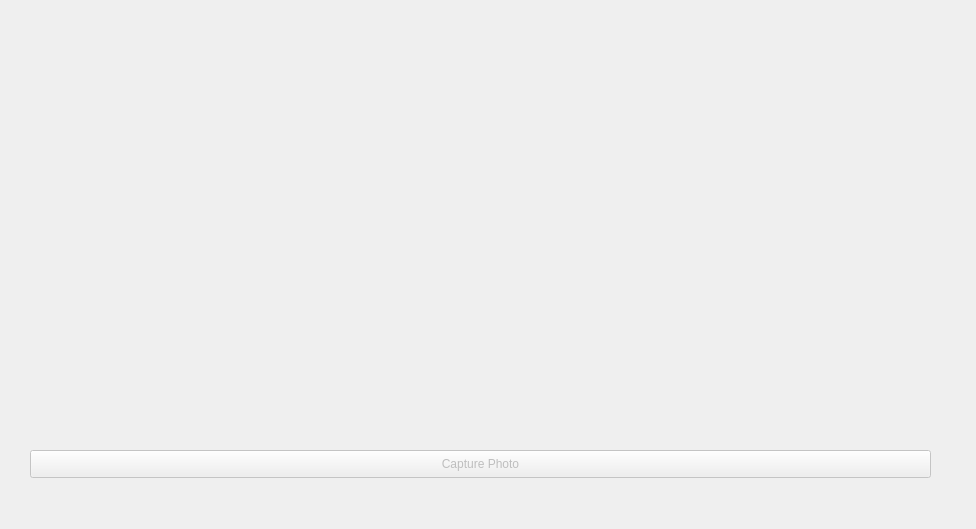
<?xml version="1.0" encoding="UTF-8"?>
<ui version="4.0">
 <class>camera</class>
 <widget class="QDialog" name="camera">
  <property name="geometry">
   <rect>
    <x>0</x>
    <y>0</y>
    <width>976</width>
    <height>529</height>
   </rect>
  </property>
  <property name="windowTitle">
   <string>Dialog</string>
  </property>
  <widget class="QPushButton" name="takeImageButton">
   <property name="enabled">
    <bool>false</bool>
   </property>
   <property name="geometry">
    <rect>
     <x>30</x>
     <y>450</y>
     <width>901</width>
     <height>28</height>
    </rect>
   </property>
   <property name="text">
    <string>Capture Photo</string>
   </property>
  </widget>
  <widget class="QStackedWidget" name="stackedWidget">
   <property name="geometry">
    <rect>
     <x>30</x>
     <y>40</y>
     <width>901</width>
     <height>401</height>
    </rect>
   </property>
   <property name="sizePolicy">
    <sizepolicy hsizetype="Preferred" vsizetype="Preferred">
     <horstretch>1</horstretch>
     <verstretch>0</verstretch>
    </sizepolicy>
   </property>
   <property name="palette">
    <palette>
     <active>
      <colorrole role="Base">
       <brush brushstyle="SolidPattern">
        <color alpha="255">
         <red>255</red>
         <green>255</green>
         <blue>255</blue>
        </color>
       </brush>
      </colorrole>
      <colorrole role="Window">
       <brush brushstyle="SolidPattern">
        <color alpha="255">
         <red>145</red>
         <green>145</green>
         <blue>145</blue>
        </color>
       </brush>
      </colorrole>
     </active>
     <inactive>
      <colorrole role="Base">
       <brush brushstyle="SolidPattern">
        <color alpha="255">
         <red>255</red>
         <green>255</green>
         <blue>255</blue>
        </color>
       </brush>
      </colorrole>
      <colorrole role="Window">
       <brush brushstyle="SolidPattern">
        <color alpha="255">
         <red>145</red>
         <green>145</green>
         <blue>145</blue>
        </color>
       </brush>
      </colorrole>
     </inactive>
     <disabled>
      <colorrole role="Base">
       <brush brushstyle="SolidPattern">
        <color alpha="255">
         <red>145</red>
         <green>145</green>
         <blue>145</blue>
        </color>
       </brush>
      </colorrole>
      <colorrole role="Window">
       <brush brushstyle="SolidPattern">
        <color alpha="255">
         <red>145</red>
         <green>145</green>
         <blue>145</blue>
        </color>
       </brush>
      </colorrole>
     </disabled>
    </palette>
   </property>
   <property name="currentIndex">
    <number>0</number>
   </property>
   <widget class="QWidget" name="viewfinderPage">
    <layout class="QGridLayout" name="gridLayout_5">
     <item row="0" column="0">
      <widget class="QCameraViewfinder" name="viewfinder" native="true"/>
     </item>
    </layout>
   </widget>
   <widget class="QWidget" name="previewPage">
    <layout class="QGridLayout" name="gridLayout_4">
     <item row="0" column="0">
      <widget class="QLabel" name="lastImagePreviewLabel">
       <property name="sizePolicy">
        <sizepolicy hsizetype="Preferred" vsizetype="MinimumExpanding">
         <horstretch>0</horstretch>
         <verstretch>0</verstretch>
        </sizepolicy>
       </property>
       <property name="frameShape">
        <enum>QFrame::Box</enum>
       </property>
       <property name="text">
        <string/>
       </property>
      </widget>
     </item>
    </layout>
   </widget>
  </widget>
 </widget>
 <customwidgets>
  <customwidget>
   <class>QCameraViewfinder</class>
   <extends>QWidget</extends>
   <header>qcameraviewfinder.h</header>
   <container>1</container>
  </customwidget>
 </customwidgets>
 <resources/>
 <connections/>
</ui>
